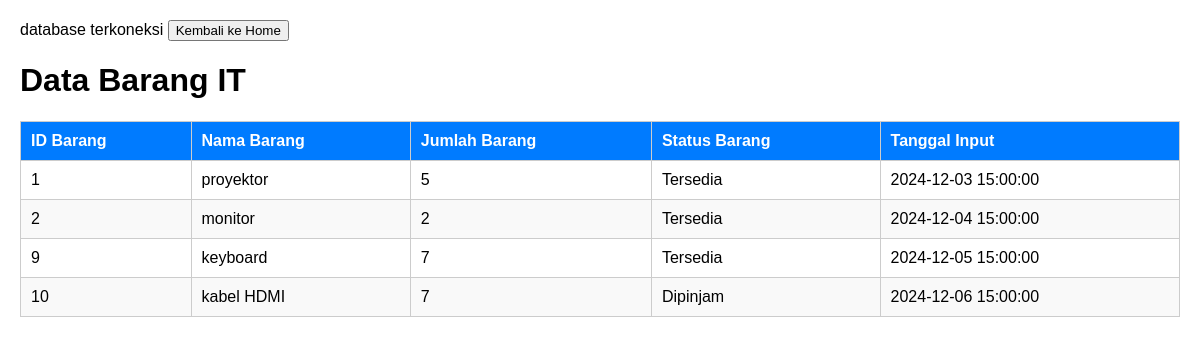
The page /barang_it.php on the database its author committed.
### tables this page shows
CREATE TABLE `barang_it` (
  `id_barang` int(11) NOT NULL,
  `nama_barang` varchar(100) NOT NULL,
  `jumlah_barang` int(40) NOT NULL,
  `status_barang` enum('tersedia','dipinjam') NOT NULL,
  `tanggal_input` datetime NOT NULL
);

### barang_it.php (the view, shortened to what this page needs)
<?php
include 'config.php';
$sql = "SELECT * FROM barang_it";
$result = $conn->query($sql);
?>
<!DOCTYPE html>
<html lang="en">
<head>
    <link rel="stylesheet" href="css/barang_it.css">
    <button onclick="location.href='index.php'" class="nav-button">Kembali ke Home</button>
</head>
<body>
    <h1>Data Barang IT</h1>
    <table>
        <thead>
            <tr>
                <th>ID Barang</th>
                <th>Nama Barang</th>
                <th>Jumlah Barang</th>
                <th>Status Barang</th>
                <th>Tanggal Input</th>
            </tr>
        </thead>
        <tbody>
            <?php
            if ($result->num_rows > 0) {
                while ($row = $result->fetch_assoc()) {
                    echo "<tr>";
                    echo "<td>" . $row['id_barang'] . "</td>";
                    echo "<td>" . $row['nama_barang'] . "</td>";
                    echo "<td>" . $row['jumlah_barang'] . "</td>";
                    echo "<td>" . ucfirst($row['status_barang']) . "</td>";
                    echo "<td>" . $row['tanggal_input'] . "</td>";
                    echo "</tr>";
                }
            } else {
                echo "<tr><td colspan='6'>Tidak ada data</td></tr>";
            }
            ?>
        </tbody>
    </table>
</body>
</html>

### css/barang_it.css (style rules this page uses)
body { font-family: Arial, sans-serif; margin: 20px; }
table { width: 100%; border-collapse: collapse; margin-top: 20px; }
table, th, td { border: 1px solid #ccc; }
th, td { padding: 10px; text-align: left; }
th { background-color: #007bff; color: white; }
tr:nth-child(even) { background-color: #f9f9f9; }

### rows shown on the page
barang_it: id_barang "1", nama_barang "proyektor", jumlah_barang "5", status_barang "Tersedia", tanggal_input "2024-12-03 15:00:00"
barang_it: id_barang "2", nama_barang "monitor", jumlah_barang "2", status_barang "Tersedia", tanggal_input "2024-12-04 15:00:00"
barang_it: id_barang "9", nama_barang "keyboard", jumlah_barang "7", status_barang "Tersedia", tanggal_input "2024-12-05 15:00:00"
barang_it: id_barang "10", nama_barang "kabel HDMI", jumlah_barang "7", status_barang "Dipinjam", tanggal_input "2024-12-06 15:00:00"
